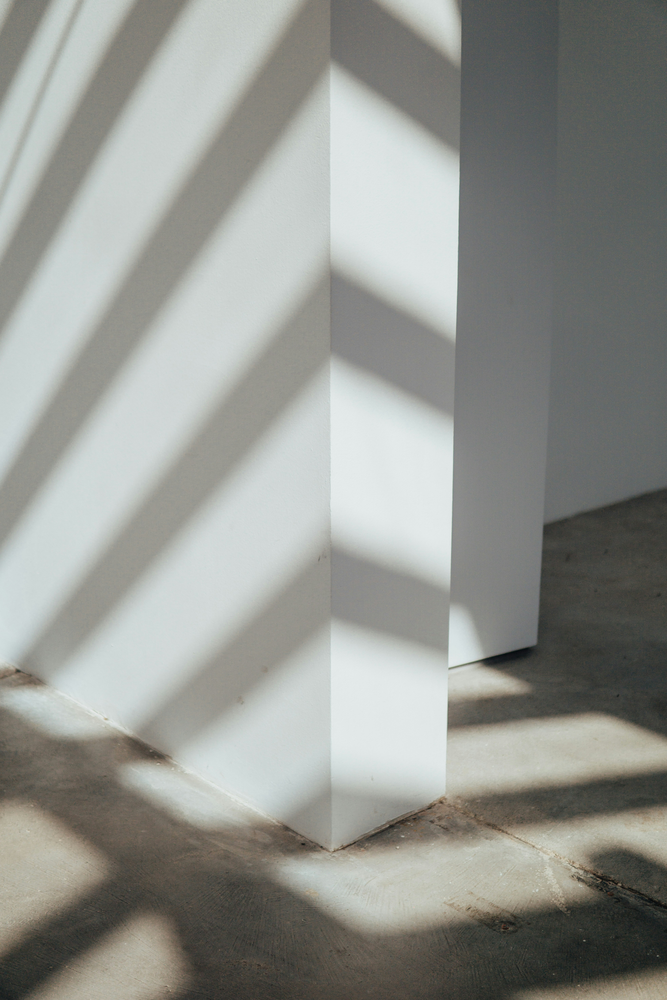
#> input picture HW1/image/img.png, 667 x 1000 px, shrunk from 3931 x 5897 before the run
$ python -i funzioni.py   (imports and definitions only)
#> lines starting #> are read from the running program, lines starting #| are printed output that depends on the picture
#> further down, picture is the input picture: shape (1000, 667, 3); mean B, G, R 144, 149.1, 147.2
import cv2
import numpy as np
import pandas as pd
import matplotlib.pyplot as plt
from skimage.metrics import structural_similarity as ssim

"""

    DEGRADATION

"""
# Degradazione sintetica: riduce il contrasto e aggiunge rumore gaussiano.
# alpha: fattore di contrazione (0-1, piu' basso = meno contrasto)
# center: livello attorno a cui si contrae la dinamica (128 = grigio medio)
# noise_sigma: deviazione standard del rumore gaussiano (media zero)
# seed: seme del generatore casuale, rende il rumore riproducibile
# [20 lines left out: functions degrade_image, degrade_image_alternative, not called in this run]

"""

    PIPELINE ENHANCEMENT METHODS

"""

""" 1. BASELINE """

# Riferimento: la degradata senza alcuna elaborazione
def method_baseline(img):
    return img.copy()

""" 2. CONTRAST STRETCHING """

# Stretching lineare sulla sola luminanza L di CIE-Lab.
# low_perc/high_perc: percentili che diventano 0 e 255 (ignorano i pixel estremi)
# a e b non vengono toccati, quindi la tinta non cambia.
# [37 lines left out: functions method_stretching_LAB, method_stretching_HSV, method_stretching_RGB, not called in this run]

""" 3. HISTOGRAM EQUALIZATION """

# Equalizzazione dell'istogramma sulla sola L di CIE-Lab: i colori (a, b) non cambiano.
# Distribuisce i livelli in modo non lineare, quindi puo' amplificare il rumore.
def method_histogramEqualization_LAB(img):
    lab = cv2.cvtColor(img, cv2.COLOR_BGR2LAB)
#> lab: shape (1000, 667, 3); mean of channels 0, 1, 2 154.9, 126.4, 130.5
    l, a, b = cv2.split(lab)
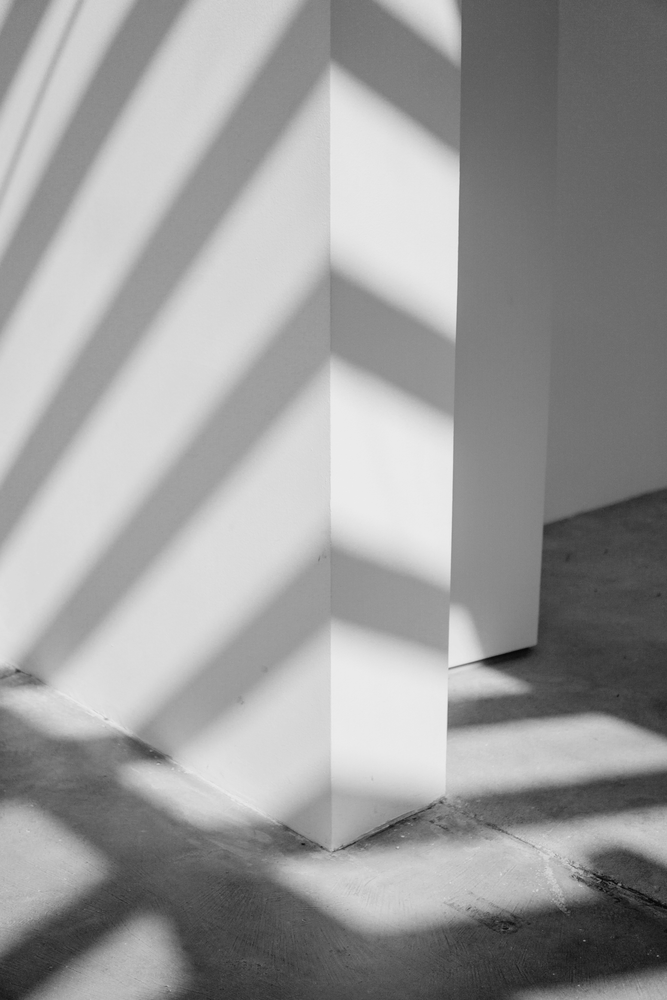
#> l: shape (1000, 667); min 7, max 238, mean 154.9
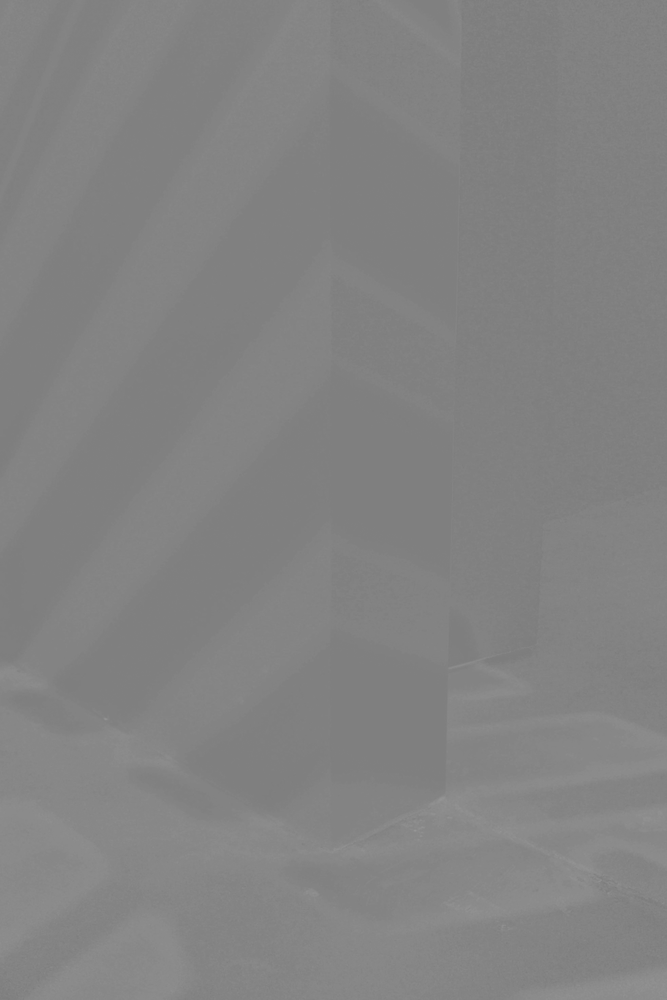
#> b: shape (1000, 667); min 123, max 150, mean 130.5
    l_eq = cv2.equalizeHist(l)
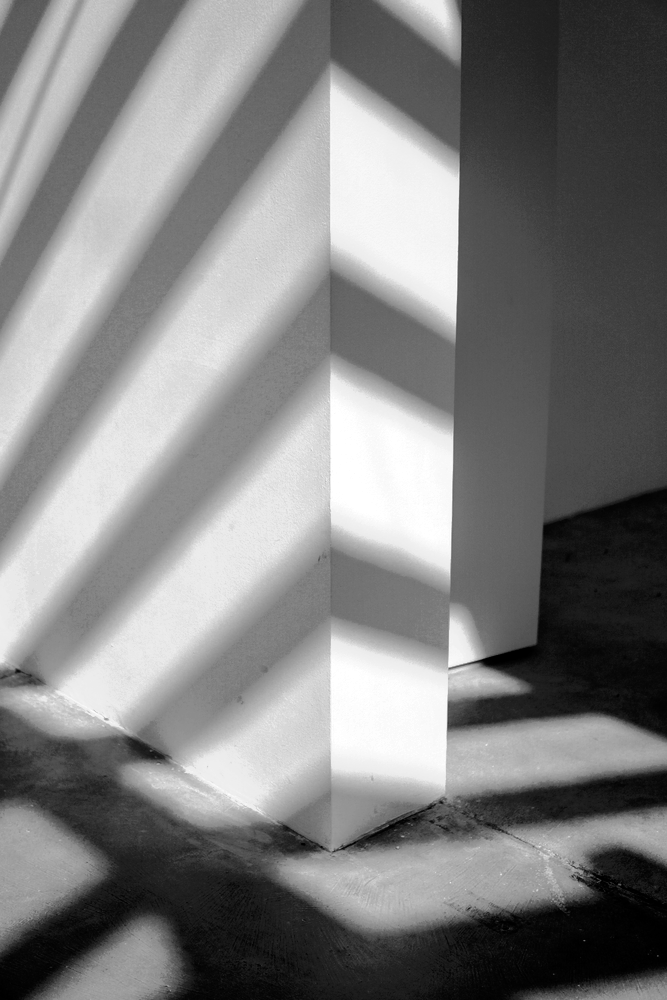
#> l_eq: shape (1000, 667); min 0, max 255, mean 128.4
    return cv2.cvtColor(cv2.merge((l_eq, a, b)), cv2.COLOR_LAB2BGR)
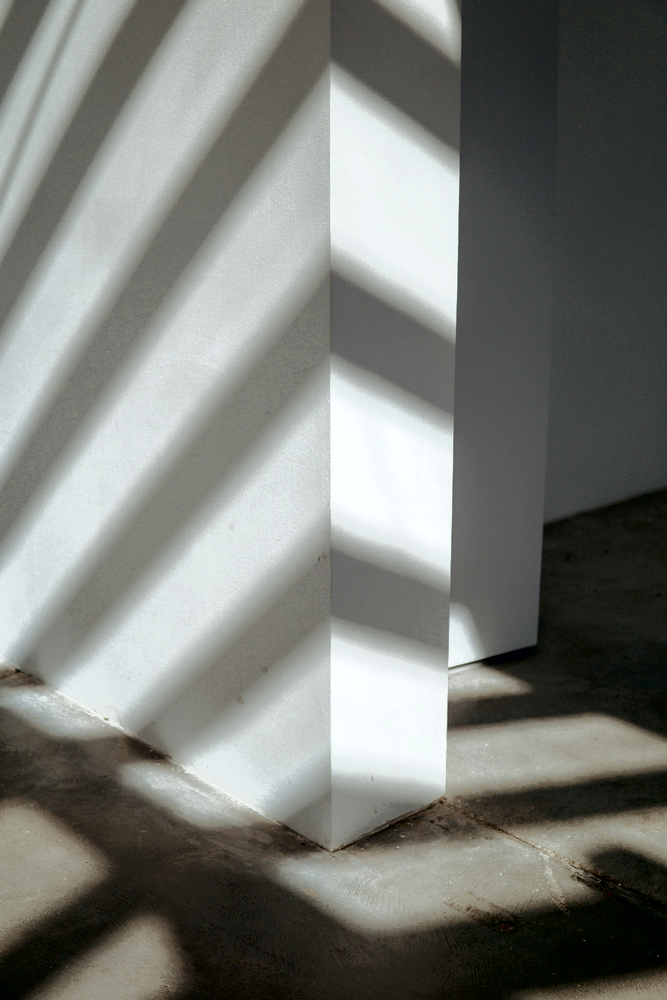
#> returned value: shape (1000, 667, 3); mean B, G, R 119.6, 124.5, 122.4

# Equalizzazione sul solo canale V di HSV: H e S restano invariati,
# ma i colori possono apparire piu' slavati o piu' saturi.
# [5 lines left out: function method_histogramEqualization_HSV, not called in this run]

""" 4. DENOISING + CLAHE + BOOST """

# Sfocatura gaussiana (kernel 5x5, sigma 2) dei canali cromatici a e b:
# [43 lines left out: functions smoothing, boost, method_denoise_LAB, not called in this run]
"""

    METRICS

"""

# PSNR in dB rispetto all'originale: piu' alto e' meglio. Vale inf se le immagini coincidono.
def psnr(orig, res):
    mse = np.mean((orig.astype(np.float32) - res.astype(np.float32)) ** 2)
    return float("inf") if mse == 0 else 10 * np.log10(255.0 ** 2 / mse)

# Errore assoluto medio rispetto all'originale: piu' basso e' meglio
def mae(orig, res):
    return float(np.mean(np.abs(orig.astype(np.float32) - res.astype(np.float32))))

# SSIM (scikit-image) sui 3 canali; data_range=255 perche' le immagini sono uint8
def Ssim(orig, res):
    return ssim(orig, res, channel_axis=2, data_range=255)

>>> import cv2
>>> picture = cv2.imread('image/img.png')
>>> result = method_histogramEqualization_LAB(picture)
